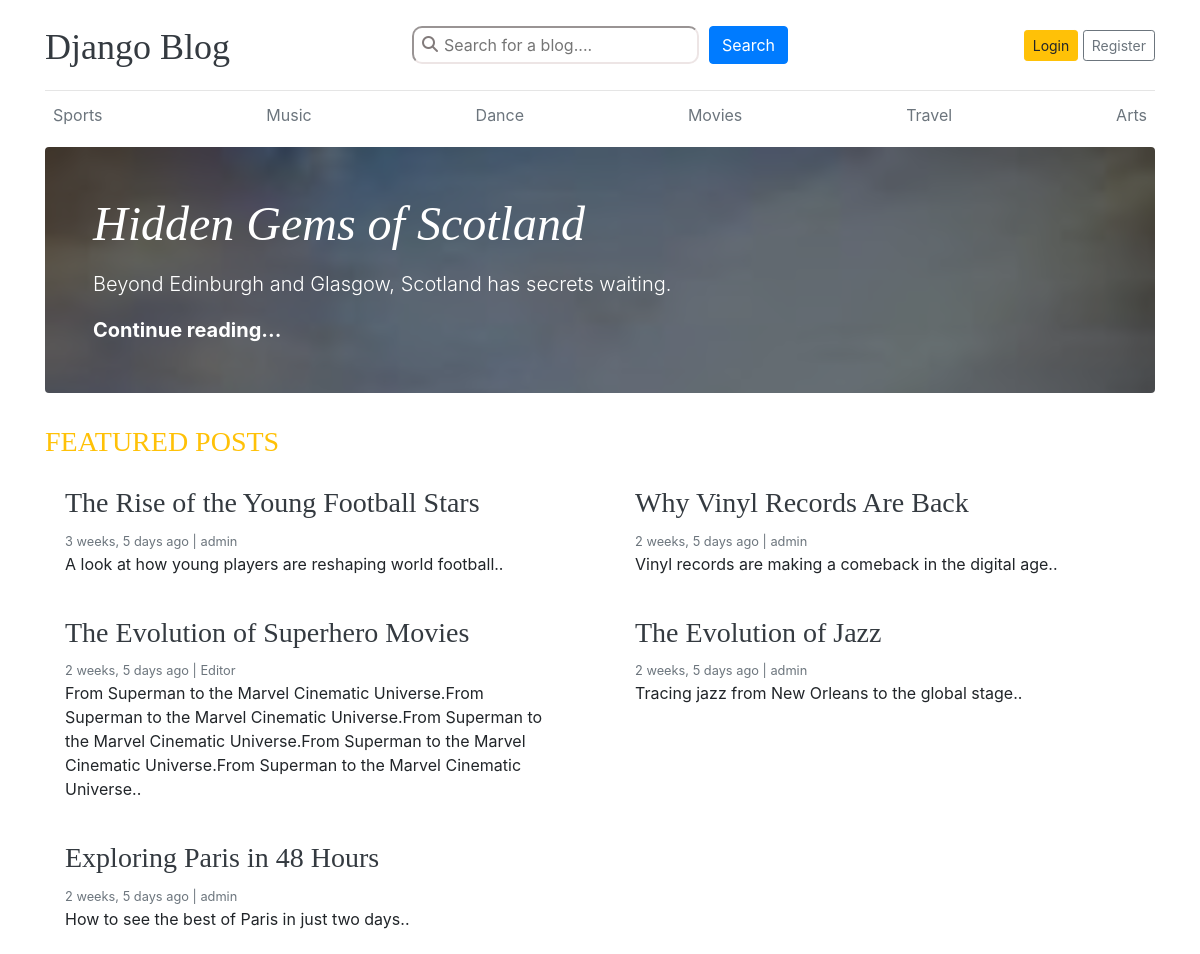
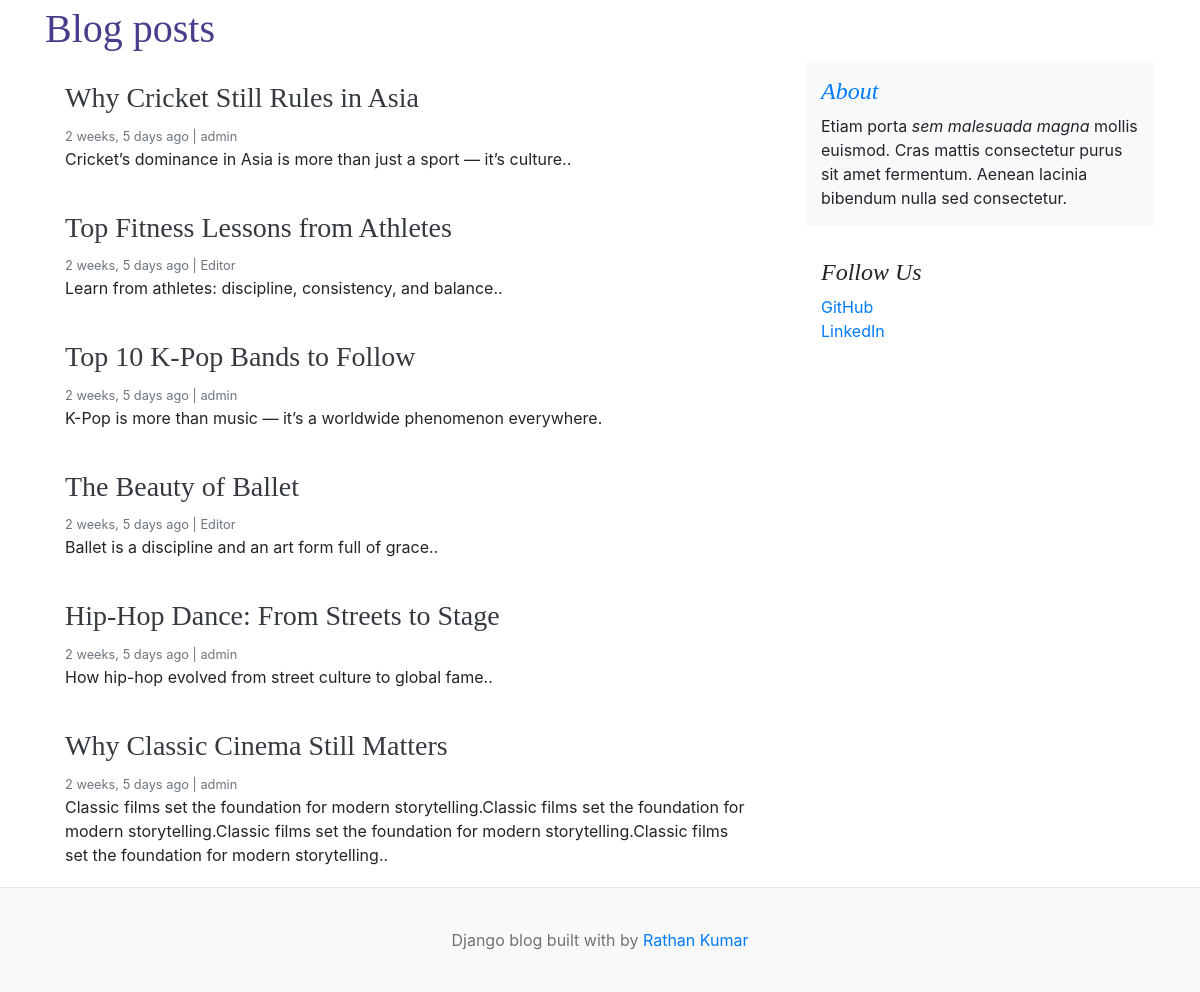
The page / on the database its author committed (2 pictures, top to bottom).
### blogs/models.py (models this page shows, shortened)
class Category(models.Model):
    category_name = models.CharField(max_length=255, unique=True)
    created_at = models.DateTimeField(auto_now_add=True)
    updated_at = models.DateTimeField(auto_now=True)
    class Meta:
        verbose_name_plural = 'categories'

class Blog(models.Model):
    title = models.CharField(max_length=200)
    slug = models.SlugField(max_length=150, unique=True, blank=True)
    category = models.ForeignKey(Category, on_delete=models.CASCADE)
    author = models.ForeignKey(User, on_delete=models.CASCADE)
    featured_image = models.ImageField(upload_to='uploads/%Y/%m/%d')
    short_description = models.TextField(max_length=500)
    blog_body = models.TextField(max_length=2000)
    status = models.CharField(
        max_length=20, choices=STATUS_CHOICES, default="Draft")
    is_featured = models.BooleanField(default=False)
    created_at = models.DateTimeField(auto_now_add=True)
    updated_at = models.DateTimeField(auto_now=True)
    def __str__(self):
        return self.title

### blog_main/views.py (the view)
# urls.py: 2. Add a URL to urlpatterns:  path('', views.home, name='home')
def home(request):
    featured_posts = Blog.objects.filter(
        is_featured=True, status='Published').order_by("?")
    print(featured_posts)
    posts = Blog.objects.filter(
        is_featured=False, status='Published')
    print(posts)
    context = {
        'featured_posts': featured_posts,
        'posts': posts,
    }
    return render(request, 'home.html', context)

### blogs/context_processors.py (called while the page is built)
def get_categories(request):
    categories = Category.objects.all()
    return dict(categories=categories)

### templates/home.html
{% extends "base.html" %}
{% block content %}
{% for post in featured_posts %}
{% if forloop.first %}
<div class="jumbotron p-3 p-md-5 text-white rounded bg-dark"
    style="background-image: url({{post.featured_image.url}});background-blend-mode: overlay;background-size:cover;">
    <div class="col-md-8 px-0">
        <h1 class="display-4 font-italic">{{post.title}}</h1>
        <p class="lead my-3">{{post.short_description}}</p>
        <p class="lead mb-0"><a href="{% url 'blogs' post.slug %}" class="text-white font-weight-bold">Continue
                reading...</a></p>
    </div>
</div>
{% endif %}
{% endfor %}
<h3 class="text-uppercase text-warning">Featured posts</h3>
<div class="row mb-2">
    {% for posts in featured_posts %}
    {% if not forloop.first %}
    <div class="col-md-6">
        <div class="card border-0">
            <div class="card-body">
                <a href="{% url 'blogs' posts.slug%}" class="text-dark">
                    <h3>{{posts.title}}</h3>
                </a>
                <small class="mb-1 text-muted">{{posts.created_at | timesince }} ago | {{posts.author}}</small>
                <p class="card-text">{{posts.short_description}}.</p>
            </div>
        </div>
    </div>
    {% endif %}
    {% endfor %}
</div>
<h4 class="blog-post-title" style="color:darkslateblue ;">Blog posts</h4>
<main role="main" class="container p-0">
    <div class="row">
        <div class="col-md-8 blog-main">
            {% for post in posts %}
            <div class="card border-0">
                <div class="card-body">
                    <a href="{% url 'blogs' post.slug %}" class="text-dark">
                        <h3>{{post.title}}</h3>
                    </a>
                    <small class="mb-1 text-muted">{{post.created_at | timesince }} ago |
                        {{post.author}}</small>
                    <p class="card-text">{{post.short_description }}.</p>
                </div>
            </div>
            {% endfor %}
        </div>
        <aside class="col-md-4 blog-sidebar">
            <div class="p-3 mb-3 bg-light rounded">
                <a href="{% url 'about' %}">
                    <h4 class="font-italic">About</h4>
                </a>
                <p class="mb-0">Etiam porta <em>sem malesuada magna</em> mollis euismod. Cras mattis
                    consectetur
                    purus sit amet fermentum. Aenean lacinia bibendum nulla sed consectetur.</p>
            </div>
            <div class="p-3">
                <h4 class="font-italic">Follow Us</h4>
                <ol class="list-unstyled">
                    <li><a href="#">GitHub</a></li>
                    <li><a href="#">LinkedIn</a></li>
                </ol>
            </div>
        </aside>
    </div>
</main>
</div>
{% endblock %}

### templates/base.html (shortened to what this page needs)
{% load static %}
<!DOCTYPE html>
<html lang="en">
<head>
    <link href="https://getbootstrap.com/docs/4.0/dist/css/bootstrap.min.css" rel="stylesheet">
    <link href="{% static 'css/blog.css' %}" rel="stylesheet">
    <link rel="stylesheet" href="https://cdnjs.cloudflare.com/ajax/libs/font-awesome/6.6.0/css/all.min.css">
</head>
<body>
    <div class="container">
        <header class="blog-header py-3">
            <div class="row flex-nowrap justify-content-between align-items-center">
                <div class="col-4 pt-1">
                    <a class="blog-header-logo text-dark" href="/">Django Blog</a>
                </div>
                <div class="col-4">
                    <form class="search-form" action="{% url 'search' %}" method="GET">
                        <div class="search-container">
                            <i class="fa-solid fa-magnifying-glass"></i>
                            <input type="text" name="keyword" placeholder="Search for a blog....">
                        </div>
                        <button class="btn btn-primary" id="submitbtn" type="submit">Search</button>
                    </form>
                </div>
                <div class="col-4 d-flex justify-content-end align-items-center">
                    {% if not user.is_authenticated %}
                    <a class="btn btn-sm btn-warning" href="{% url 'login' %}">Login</a> &nbsp;
                    <a class="btn btn-sm btn-outline-secondary" href="{% url 'register' %}">Register</a>
                    {% endif %}
                </div>
            </div>
        </header>
        <div class="nav-scroller py-1 mb-2">
            <nav class="nav d-flex justify-content-between">
                {% for category in categories %}
                <a class="p-2 text-muted"
                    href="{% url 'posts_by_category' category.id %}">{{category.category_name}}</a>
                {% endfor %}
            </nav>
        </div>
        {% block content %}
        {% endblock %}
        <footer class="blog-footer">
            <p>Django blog built with by <a href="#">Rathan Kumar</a></p>
        </footer>
</body>
</html>

### blog_main/static/css/blog.css (style rules this page uses)
.blog-header { border-bottom: 1px solid #e5e5e5; }
.blog-header-logo { font-family: "Playfair Display", Georgia, "Times New Roman", serif ; font-size: 2.25rem; }
h1, h2, h3, h4, h5, h6 { font-family: "Playfair Display", Georgia, "Times New Roman", serif ; }
.display-4 { font-size: 2.5rem; }
@media (min-width: 768px) { .display-4 { font-size: 3rem; } }
.blog-post-title { font-size: 2.5rem; }
.blog-footer { padding: 2.5rem 0; color: #727272; text-align: center; background-color: #f9f9f9; border-top: .05rem solid #e5e5e5; }
.blog-footer p:last-child { margin-bottom: 0; }
.search-form { display: flex; justify-content: center; gap: 10px; }
.search-container { position: relative; }
.search-container i { position: absolute; left: 10px; top: 10px; color: #827b7b; }
.search-container input { padding: 5px 5px 5px 30px; border-radius: 10px; border-color: rgb(237, 229, 229); }

### rows shown on the page
Category: category_name "Sports"
Category: category_name "Music"
Category: category_name "Dance"
Category: category_name "Movies"
Category: category_name "Travel"
Category: category_name "Arts"
Blog: featured_image (picture), title "Hidden Gems of Scotland", short_description "Beyond Edinburgh and Glasgow, Scotland has secrets waiting."
Blog: title "The Rise of the Young Football Stars", created_at "3 weeks, 5 days", author "admin", short_description "A look at how young players are reshaping world football."
Blog: title "Why Vinyl Records Are Back", created_at "2 weeks, 5 days", author "admin", short_description "Vinyl records are making a comeback in the digital age."
Blog: title "The Evolution of Superhero Movies", created_at "2 weeks, 5 days", author "Editor", short_description "From Superman to the Marvel Cinematic Universe.From Superman to the Marvel Cinematic Universe.From Superman to the Marvel Cinematic Universe.From Superman to the Marvel Cinematic Universe.From Superman to the Marvel Cinematic Universe."
Blog: title "The Evolution of Jazz", created_at "2 weeks, 5 days", author "admin", short_description "Tracing jazz from New Orleans to the global stage."
Blog: title "Exploring Paris in 48 Hours", created_at "2 weeks, 5 days", author "admin", short_description "How to see the best of Paris in just two days."
Blog: title "Why Cricket Still Rules in Asia", created_at "2 weeks, 5 days", author "admin", short_description "Cricket’s dominance in Asia is more than just a sport — it’s culture."
Blog: title "Top Fitness Lessons from Athletes", created_at "2 weeks, 5 days", author "Editor", short_description "Learn from athletes: discipline, consistency, and balance."
Blog: title "Top 10 K-Pop Bands to Follow", created_at "2 weeks, 5 days", author "admin", short_description "K-Pop is more than music — it’s a worldwide phenomenon everywhere"
Blog: title "The Beauty of Ballet", created_at "2 weeks, 5 days", author "Editor", short_description "Ballet is a discipline and an art form full of grace."
Blog: title "Hip-Hop Dance: From Streets to Stage", created_at "2 weeks, 5 days", author "admin", short_description "How hip-hop evolved from street culture to global fame."
Blog: title "Why Classic Cinema Still Matters", created_at "2 weeks, 5 days", author "admin", short_description "Classic films set the foundation for modern storytelling.Classic films set the foundation for modern storytelling.Classic films set the foundation for modern storytelling.Classic films set the foundation for modern storytelling."
